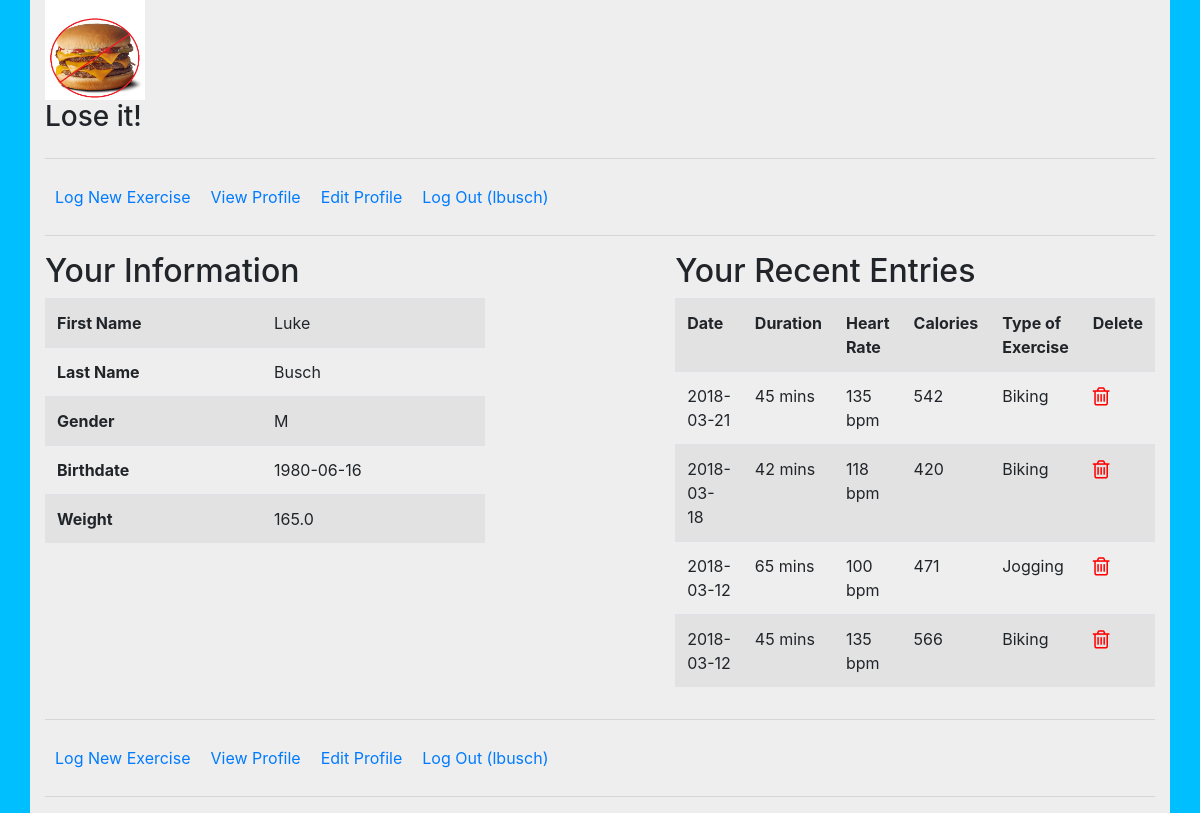
The app's page /viewprofile.php (signed in) with its own data.
### tables this page shows
CREATE TABLE `EXERCISE_USER` (
  `id` int(11) NOT NULL AUTO_INCREMENT,
  `username` varchar(60) NOT NULL,
  `password` varchar(90) DEFAULT NULL,
  `lastname` varchar(40) NOT NULL,
  `firstname` varchar(30) NOT NULL,
  `gender` char(1) NOT NULL,
  `weight` double(4,1) NOT NULL,
  `age` varchar(30) DEFAULT NULL,
  `birthdate` date DEFAULT NULL,
  PRIMARY KEY (`id`)
);

CREATE TABLE `EXERCISE_LOG` (
  `id` int(11) NOT NULL AUTO_INCREMENT,
  `date` date DEFAULT NULL,
  `time_in_minutes` int(11) NOT NULL,
  `heartrate` int(11) NOT NULL,
  `calories` int(11) NOT NULL,
  `type` varchar(30) DEFAULT NULL,
  `EXERCISE_USER_id` int(11) NOT NULL,
  PRIMARY KEY (`id`)
);

### viewprofile.php (the view, shortened to what this page needs)
<?php
    require_once('header.php');
    require('navMenu.php');
?>
<?php
    if (isset($_SESSION['user_id'])) {
        $dbc = mysqli_connect(DB_HOST, DB_USER, DB_PASSWORD, DB_NAME)
                or die('Error connecting to MySQL server.');
        $id = $_SESSION['user_id'];
        $query = "SELECT * FROM EXERCISE_USER WHERE id = '$id'";
        $data = mysqli_query($dbc, $query)
                or die("There was an error querying the database.");
        $row = mysqli_fetch_array($data);
    ?>
    <div class="row">
        <div id="profile-information" class="col">
            <h2><span>Your Information</span></h2>
            <table class="table table-striped">
                <tr><th>First Name</th><td><?php echo $row['firstname'] ?></td></tr>
                <tr><th>Last Name</th><td><?php echo $row['lastname'] ?></td></tr>
                <tr><th>Gender</th><td><?php echo $row['gender'] ?></td></tr>
                <tr><th>Birthdate</th><td><?php echo $row['birthdate'] ?></td></tr>
                <tr><th>Weight</th><td><?php echo $row['weight'] ?></td></tr>
            </table>
        </div>
        <div id="recent-exercises" class="col">
            <h2><span>Your Recent Entries</span></h2>
        <?php
            $query = "SELECT * FROM EXERCISE_LOG WHERE EXERCISE_USER_id = '$id' ORDER BY id DESC LIMIT 15";
            $data = mysqli_query($dbc, $query)
                    or die("Error querying database.");
        ?>
            <table class="table table-striped">
                <tr><th class="thead-dark">Date</th><th>Duration</th><th>Heart Rate</th><th>Calories</th><th>Type of Exercise</th><th>Delete</th></tr>
            <?php
                while ($row = mysqli_fetch_array($data))
                {
            ?>
                <tr>
                  <td><?php echo $row['date'];; ?></td>
                  <td><?php echo $row['time_in_minutes']; ?> mins</td>
                  <td><?php echo $row['heartrate'];?> bpm</td>
                  <td><?php echo $row['calories'];?></td>
                  <td><?php echo $row['type'];?></td>
                  <td><a href="deleteexercise.php?id=<?php echo $row['id']; ?>&referrer=viewprofile.php"> <i class="fa fa-trash-o fa-lg"></i></a></td>
                </tr>
            <?php
                }
            ?>
            </table>
        </div>
    </div>
<?php
} else
    {
        echo "Whoops! You must be logged in to view this. ";
        echo '<a href="login.php">Log in.</a>';
    }
?>
<?php
    require('navMenu.php');
    require_once('footer.php');
?>

### style.css (style rules this page uses)
body { background-color: deepskyblue; }
#profile-information { float: left; margin-right: 10em; }
.fa-trash-o { color: red; }

### records on screen
exercise_user: firstname "Luke", lastname "Busch", gender "M", birthdate "1980-06-16", weight "165.0"
exercise_log: date "2018-03-21", time_in_minutes "45", heartrate "135", calories "542", type "Biking"
exercise_log: date "2018-03-18", time_in_minutes "42", heartrate "118", calories "420", type "Biking"
exercise_log: date "2018-03-12", time_in_minutes "65", heartrate "100", calories "471", type "Jogging"
exercise_log: date "2018-03-12", time_in_minutes "45", heartrate "135", calories "566", type "Biking"

### other values on screen
$_SESSION['username'] "lbusch lbusch"
